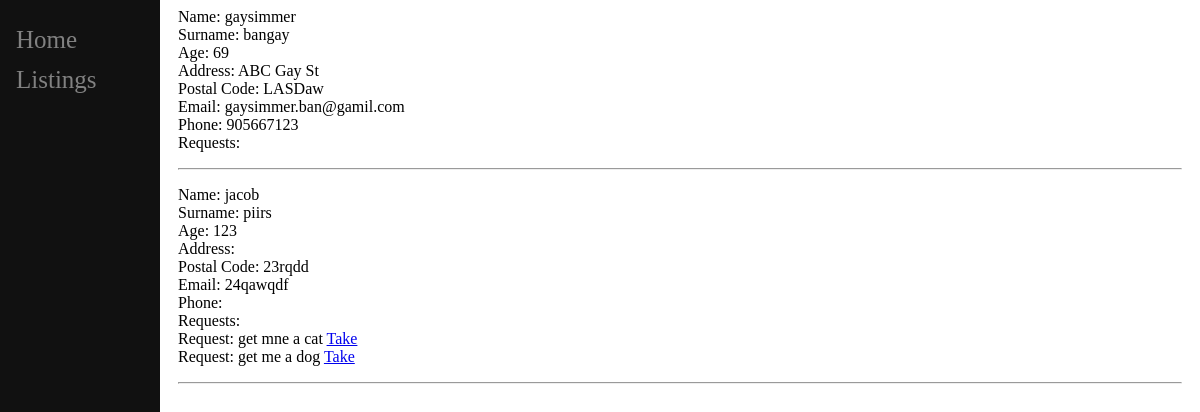
The app's page /corona/listings, older data.
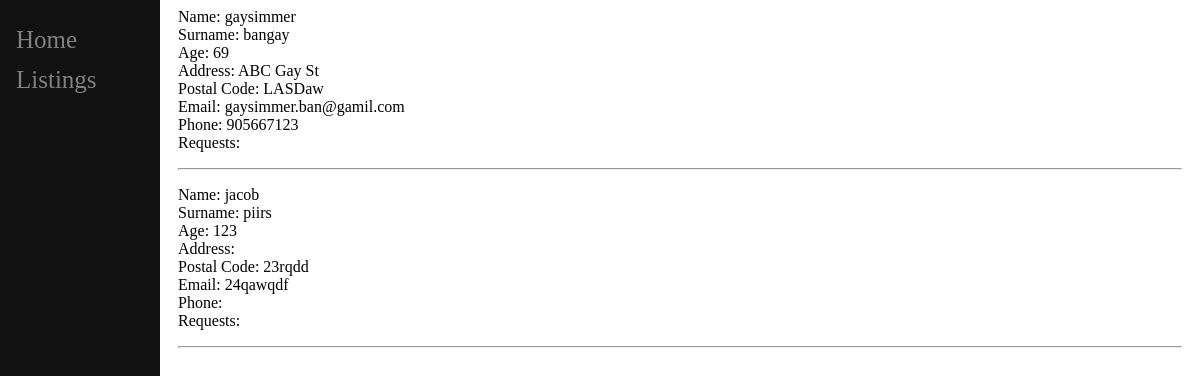
The same page, newer data.
### corona/models.py (models this page shows)
class Boomer(models.Model):
    username = models.CharField(primary_key=True, max_length=50)
    password = models.CharField(max_length=100)
    name = models.CharField(max_length=200)
    surname = models.CharField(max_length=200)
    age = models.IntegerField()
    email = models.CharField(max_length=200)
    postal_code = models.CharField(max_length=6)
    latitude = models.FloatField(default=0)
    longitude = models.FloatField(default=0)
    phone = models.CharField(max_length=11,default='')
    address = models.CharField(max_length=100,default='')

class Requests(models.Model):
    boomer_id = models.ForeignKey(Boomer, on_delete=models.CASCADE)
    zoomer_id = models.CharField(max_length=100, default='', blank=True)
    details = models.TextField(max_length=100)
    completed = models.BooleanField(default=False)
    taken = models.BooleanField(default=False)

### corona/views/boomer_view.py (the view)
# urls.py: path('listings', boomer_view.listing, name='listing'),
def listing(request):
    boomer_list = Boomer.objects.all()
    myboomer_list = []
    for boomer in boomer_list:
        request_list = Requests.objects.filter(boomer_id=boomer.username)
        newBoomer = {'name':boomer.name, 'surname':boomer.surname, 'age':boomer.age, 'postal_code':boomer.postal_code, 'email':boomer.email, 'phone': boomer.phone, 'address':boomer.address, 'request_list': request_list}
        myboomer_list.append(newBoomer)
    context = {
        'boomer_list': myboomer_list,
    }
    return render(request, 'nonboomer/listing.html', context)

### corona/templates/nonboomer/listing.html (shortened to what this page needs)
<html>
<body>
    {% extends "main/base.html" %}
    {% block content %}
    <div class="main">
        {% if boomer_list %}
        {% for boomer in boomer_list %}
        <p>
            Name: {{boomer.name}} <br>
            Surname: {{boomer.surname}}<br>
            Age: {{boomer.age}} <br>
            Address: {{boomer.address}}<br>
            Postal Code: {{boomer.postal_code}}<br>
            Email: {{boomer.email}}<br>
            Phone: {{boomer.phone}}<br>
            Requests:  <br>
            {% for request in boomer.request_list %}
            {%if request.taken == False%}
            Request: {{request.details}} <a href="{% url 'corona:requestTake' request.id %}">Take</a><br>
            {%endif%}
            {%endfor%}
            <hr>
        </p>
        {% endfor %}
        {% else %}
        <p>no boomers</p>
        {% endif %}
    </div>
    {% endblock %}

Row changes from the older to the newer data that the page shows:
no longer on this page (row edited): Requests: details "get mne a cat"
no longer on this page (row edited): Requests: details "get me a dog"
